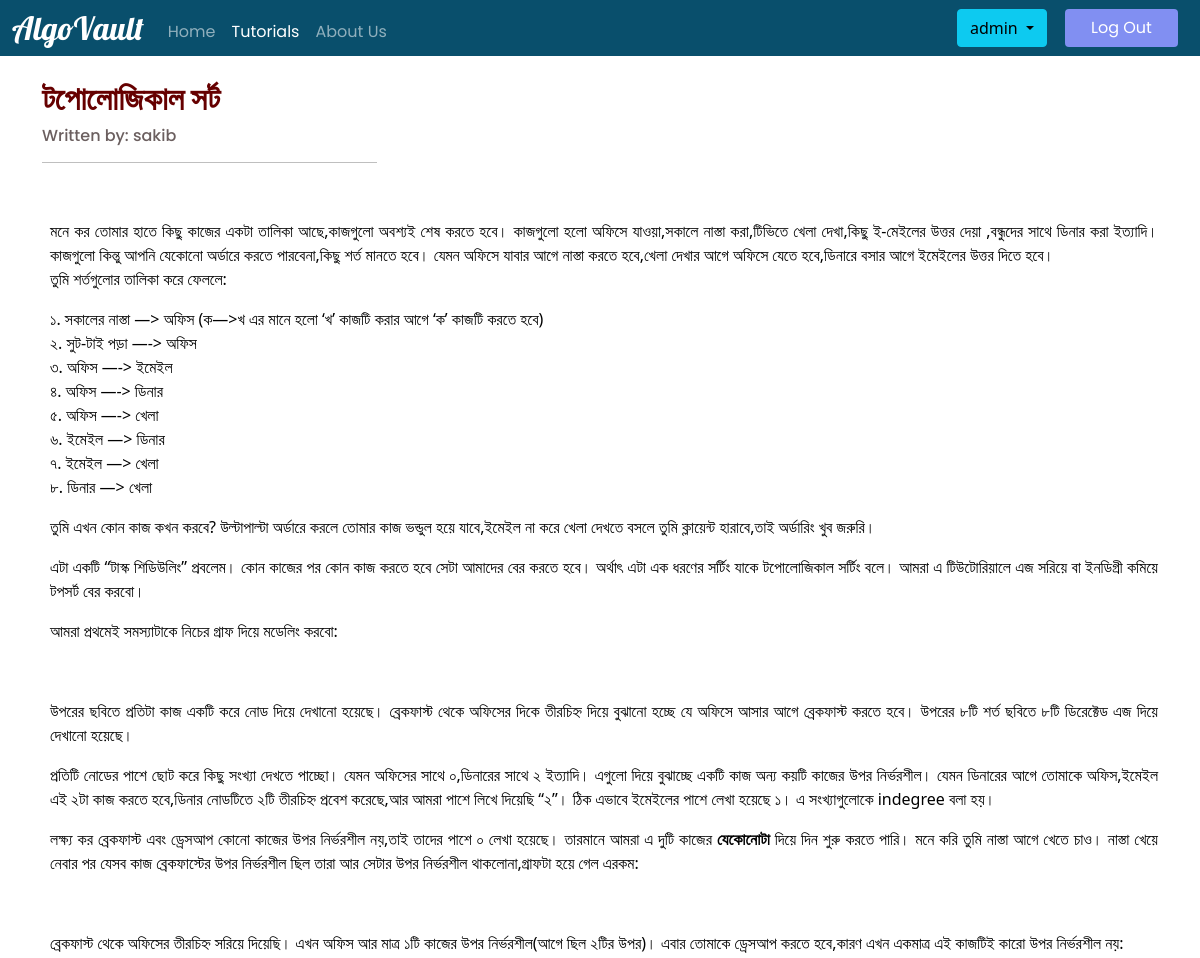
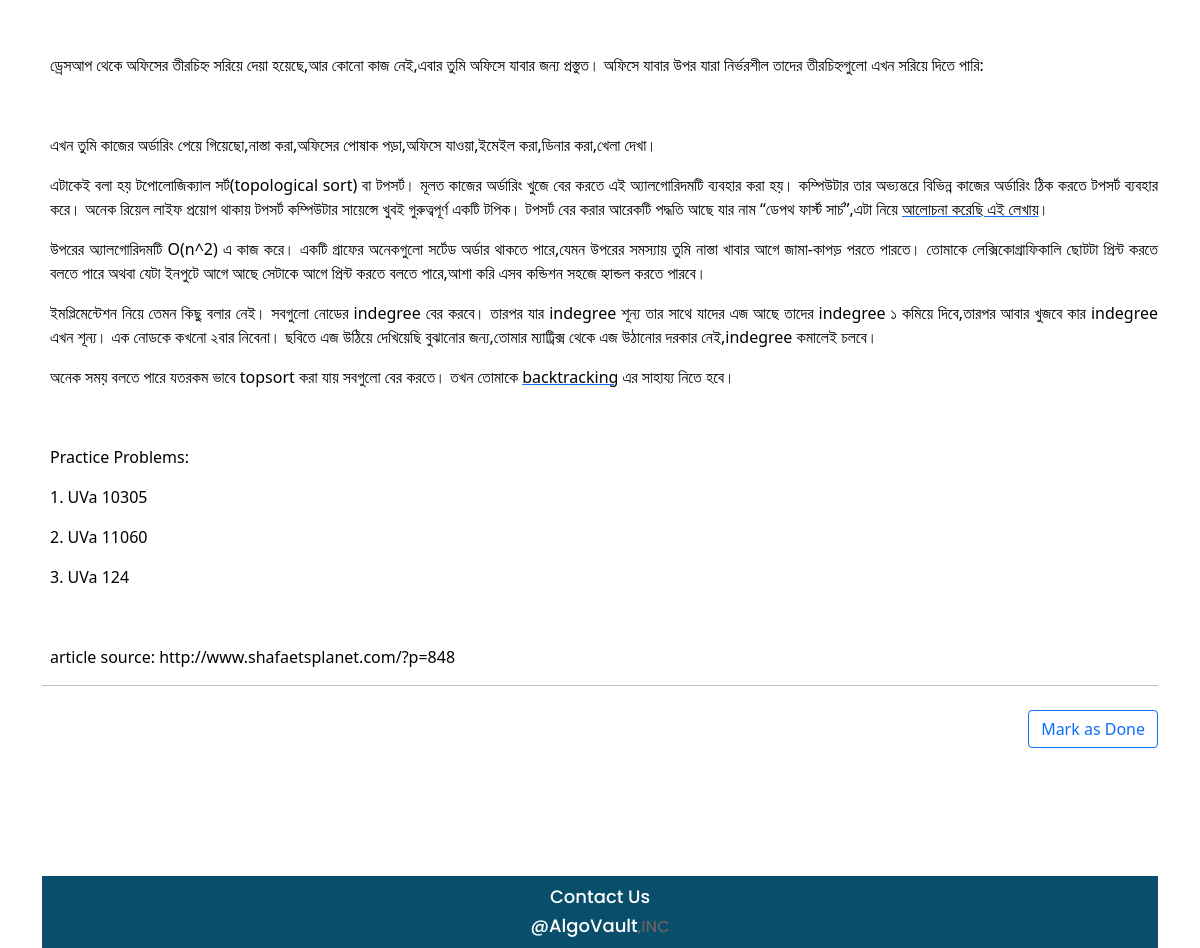
The page /details/20 (signed in) on the database its author committed (2 pictures, top to bottom).
### main_app/models.py (models this page shows, shortened)
class Tutorial(models.Model):
    tag_choices = (
        ('প্রোগ্রামিং বাসিক', 'রোগ্রামিং বাসিক'),
        ('নাম্বার থিওরি', 'নাম্বার থিওরি'),
        ('ডাটা স্ট্রাকচার', 'ডাটা স্ট্রাকচার'),
        ('ডাইনামিক প্রোগ্রামিং', 'ডাইনামিক প্রোগ্রামিং'),
        ('গ্রাফ থিওরি', 'গ্রাফ থিওরি')
    )
    level_choices = (
        (1, 1), (2, 2), (3, 3), (4, 4), (5, 5)
    )
    title = models.CharField(max_length=200, null=True)
    tag = models.CharField(max_length=100, choices=tag_choices)
    level = models.IntegerField(null=True, choices=level_choices)
    content = RichTextField()
    isApproved = models.BooleanField(default=False)
    author = models.ForeignKey(User, on_delete=models.CASCADE)

### main_app/views.py (the view)
# urls.py: path('details/<tut_id>', views.tutorial_details, name='tutDetails'),
def tutorial_details(request, tut_id):
    tut_obj = Tutorial.objects.filter(id=tut_id).first()
    done = False
    try:
        read = Reading_list.objects.filter(user=request.user, article__id=tut_id).first()
        if read is not None:
            done = True
    except:
        pass
    return render(request, 'main_app/tutorialdetails.html', {'tutorial': tut_obj, 'read': done})

### main_app/Templates/main_app/tutorialdetails.html (shortened to what this page needs)
<!DOCTYPE html>
{% load static %}
<html lang="en">
<head>
   <link rel="stylesheet" href="{% static 'main_app/tutorialdetails.css' %}">
    <link rel="stylesheet" href="{% static 'main_app/all.css' %}">
    <link rel="stylesheet" href="{% static 'main_app/bootstrap.min.css' %}">
</head>
<body>
    <section>
   <nav class="navbar navbar-expand-md navbar-dark">
    <div class="container-fluid">
      <a class="navbar-brand" href="{% url 'home' %}">AlgoVault</a>
    <div class="collapse navbar-collapse" id="navbarSupportedContent">
        <ul class="navbar-nav me-auto mb-1 ">
        <li class="nav-item">
            <a class="nav-link"  href="{% url 'home' %}">Home</a>
        </li>
        <li class="nav-item">
            <a class="nav-link active" area-current="page" href="{% url 'tutorials' %}">Tutorials</a>
        </li>
        <li class="nav-item">
            <a class="nav-link" href="{% url 'aboutUs' %}">About Us</a>
        </li>
        </ul>
    {% if user.is_authenticated %}
        <form class="d-flex">
            <div class="dropdown">
                <button class="btn btn-info dropdown-toggle" type="button" id="dropdownMenuButton" data-toggle="dropdown" aria-haspopup="true" aria-expanded="false">
                    {{ user.username }}
                </button>
            </div>
            <button style="background-color: #818FF2;padding: 5px 5px;border: 0;font-family: 'poppins',sans-serif;font-style: normal;font-weight: 400;color: #FFFFFF;font-size: 1rem;width: 113px;border-radius: 4px;margin-right: 10px;margin-left: 1.5vw;" class="btn btn-primary" type="submit" formaction="{% url 'logout' %}">Log Out</button>
        </form>
    {% endif %}
    </div>
    </div>
    </nav>
    </section>
    <div class="container">
        <h2 class="heading">{{ tutorial.title }}</h2>
        <h6>Written by: {{ tutorial.author.username }}</h6>
        <hr class="hr1">
<br>
<p>{{ tutorial.content | safe }}</p>
      <div class="col">
        <hr class="hr2">
        <div class="d-grid gap-2 d-md-flex mt-4 justify-content-md-end">
        <form action="{% url 'markdone' tutorial.id %}" method="POST">
                {% if user.is_authenticated %}
                    {% if not read %}
                        <button class="btn btn-outline-primary" type="submit">Mark as Done</button>
                    {% else %}
                        <button class="btn btn-outline-primary" type="button" disabled>Mark as Done</button>
                    {% endif %}
                {% endif %}
        </form>
      </div>
          </div>
            <br><br>
    <footer>
        <h6> <a href="{% url 'contactUs' %}">Contact Us</a> </h6>
        <h6> <a href="#">@AlgoVault</a>,INC</h6>
    </footer>
</body>
</html>

### main_app/static/main_app/tutorialdetails.css (style rules this page uses)
body { background-color: FFFFFF !important; color: rgb(204, 204, 204) !important; }
.navbar { background-color: #094F6C; height: 7vh!important; }
.navbar-brand { font-family: 'Lobster', cursive; font-style: normal; font-weight: normal; font-size: 2rem!important; font-weight: 500; }
.nav-link { font-family: 'Poppins', sans-serif; font-style: normal; font-size: 1em; line-height: 0px; justify-content: space-between; margin-top: 1.5vh; }
footer { height: 36px; font-family: 'Poppins', sans-serif; font-style: normal; font-weight: bold; font-size: 1em; line-height: 36px; text-align: center; margin-top:7px; color: white; }
footer { text-decoration: none; background-color: rgb(148, 181, 231); color:white; margin-top: 10vh; background: #094F6C; padding-top: 10px; height: 72px; }
footer a { text-decoration: none; color: white; font-size: 18px; font-style: normal; margin-top: 80px!important; }
.heading { color: #660000; font-family: 'Poppins', sans-serif; font-weight: 700; margin-top: 3vh; }
h6 { font-family: 'Poppins', sans-serif; color: rgb(107, 95, 95); }
p { color: black; margin-left: 1vh; text-align: justify; }
.hr1 { color: black !important; width: 30%; }
.hr2 { color: black !important; margin-bottom: 3vh; }

### rows shown on the page
Tutorial: title "টপোলোজিকাল সর্ট", author.username "sakib", content "মনে কর তোমার হাতে কিছু কাজের একটা তালিকা আছে,কাজগুলো অবশ্যই শেষ করতে হবে। কাজগুলো হলো অফিসে যাওয়া,সকালে নাস্তা করা,টিভিতে খেলা দেখা,কিছু ই-মেইলের উত্তর দেয়া ,বন্ধুদের সাথে ডিনার করা ইত্যাদি। কাজগুলো কিন্তু আপনি যেকোনো অর্ডারে করতে পারবেনা,কিছু শর্ত মানতে হবে। যেমন অফিসে যাবার আগে নাস্তা করতে হবে,খেলা দেখার আগে অফিসে যেতে হবে,ডিনারে বসার আগে ইমেইলের উত্তর দিতে হবে। তুমি শর্তগুলোর তালিকা করে ফেললে: ১. সকালের নাস্তা —> অফিস (ক—>খ এর মানে হলো ‘খ’ কাজটি করার আগে ‘ক’ কাজটি করতে হবে) ২. সুট-টাই পড়া —-> অফিস ৩. অফিস —-> ইমেইল ৪. অফিস —-> ডিনার ৫. অফিস —-> খেলা ৬. ইমেইল —> ডিনার ৭. ইমেইল —> খেলা ৮. ডিনার —> খেলা তুমি এখন কোন কাজ কখন করবে? উল্টাপাল্টা অর্ডারে করলে তোমার কাজ ভন্ডুল হয়ে…"

### other values the page prints
{{ user.username }} "admin"
